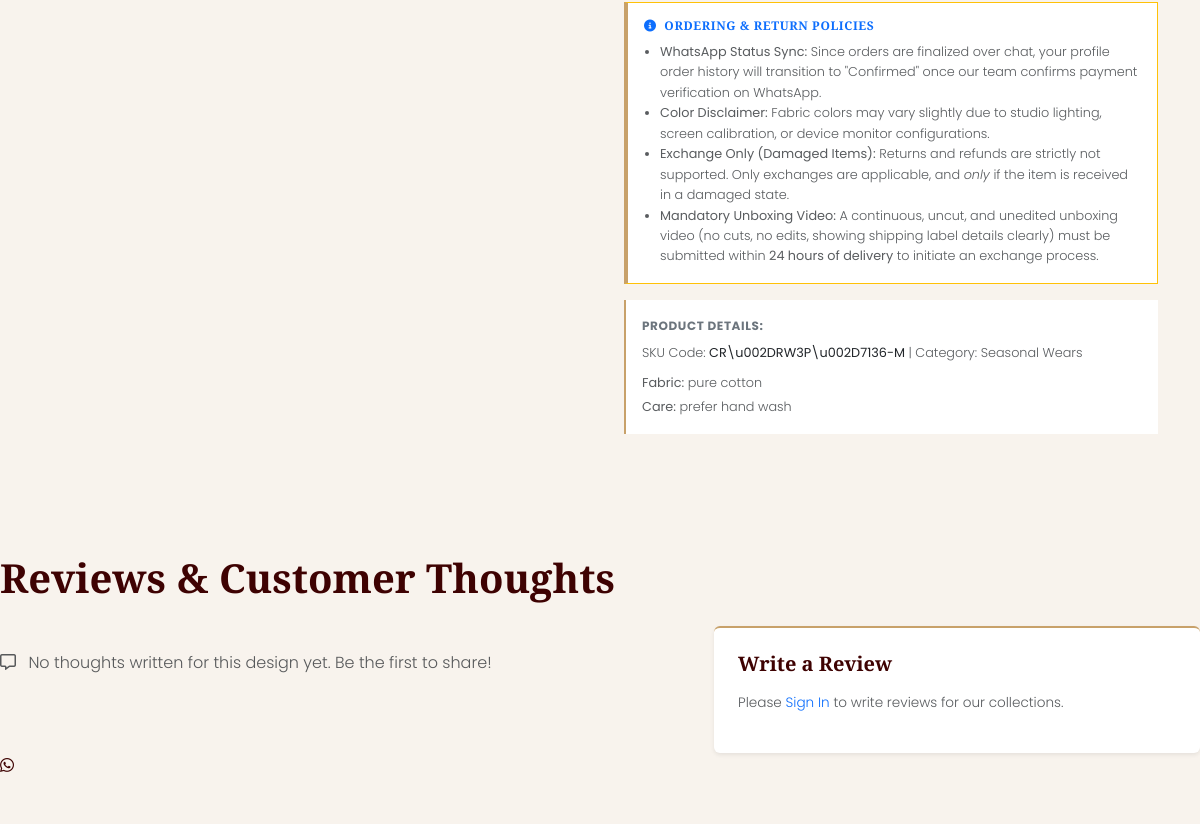
Before: /product/rose-whisper/ (middle part) with the older database file.
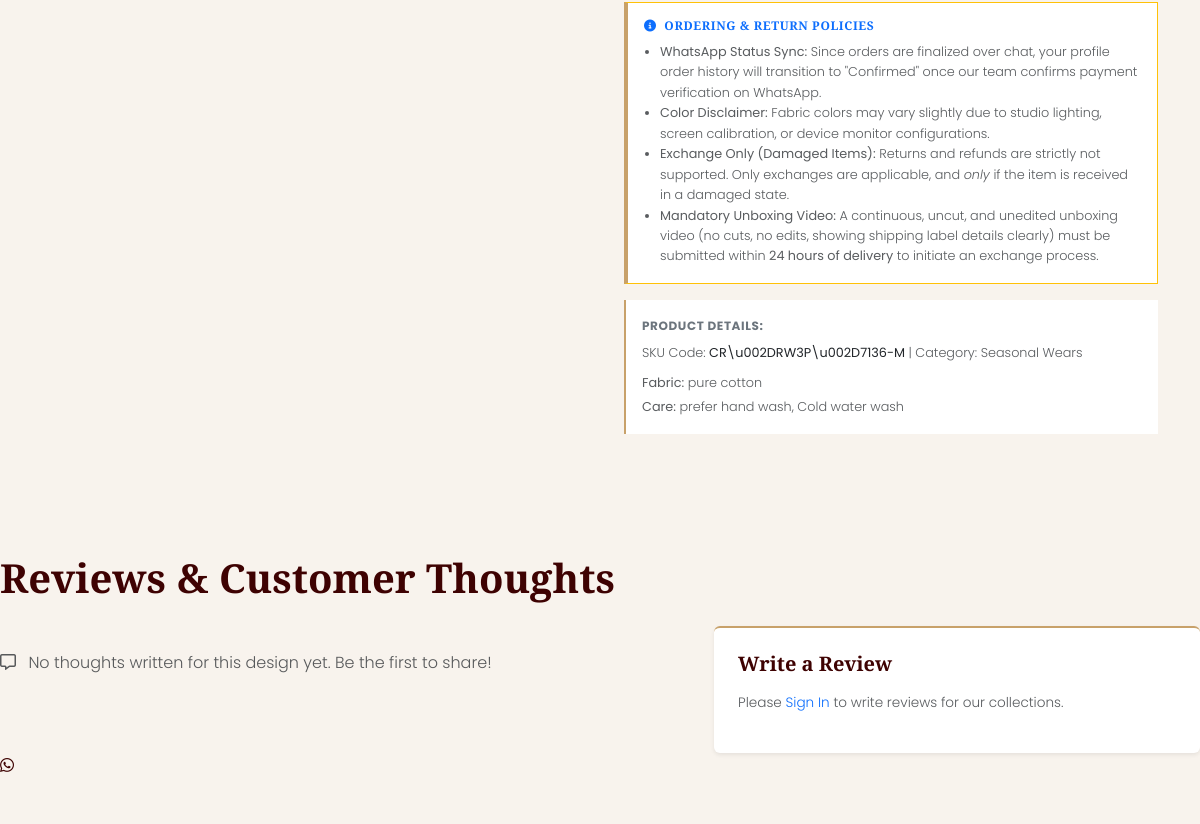
After: the same page with the newer database file.
### store/models.py (models this page shows, shortened)
class Product(models.Model):
    COLLECTION_CHOICES = [
        ("Heritage Collection", "Heritage Collection"),
        ("Cicada Signature", "Cicada Signature"),
        ("Curated Essentials", "Curated Essentials")
    ]
    category = models.ForeignKey(Category, on_delete=models.CASCADE, related_name='products')
    name = models.CharField(max_length=200)
    slug = models.SlugField(max_length=250, unique=True, blank=True)
    sku = models.CharField(max_length=50, unique=True, verbose_name="Product Code")
    description = models.TextField()
    base_price = models.DecimalField(max_digits=10, decimal_places=2)
    sale_price = models.DecimalField(max_digits=10, decimal_places=2, null=True, blank=True, help_text="Promotional discounted price")
    shipping_charge = models.DecimalField(max_digits=10, decimal_places=2, default=0.00, verbose_name="Shipping Charge")
    fabric_details = models.TextField(blank=True)
    care_instructions = models.TextField(blank=True)
    collection = models.CharField(max_length=100, default="Cicada Signature", choices=COLLECTION_CHOICES)
    is_featured = models.BooleanField(default=False)
    is_seasonal = models.BooleanField(default=False)
    is_cicada_wear = models.BooleanField(default=False)
    created_at = models.DateTimeField(auto_now_add=True)
    updated_at = models.DateTimeField(auto_now=True)
    @property
    def price(self):
        if self.sale_price is not None:
            return self.sale_price
        return self.base_price
    @property
    def average_rating(self):
        approved_reviews = self.reviews.filter(is_approved=True)
        if approved_reviews.exists():
            return round(sum(r.rating for r in approved_reviews) / approved_reviews.count(), 1)
        return 0.0

class Category(models.Model):
    name = models.CharField(max_length=100)
    slug = models.SlugField(max_length=120, unique=True, blank=True)
    description = models.TextField(blank=True)
    image = models.ImageField(upload_to='categories/', blank=True, null=True)
    is_active = models.BooleanField(default=True)
    class Meta:
        verbose_name_plural = "Categories"

### store/views.py (the view, shortened to what this page needs)
# urls.py: path('product/<slug:slug>/', views.product_detail, name='product_detail'),
def product_detail(request, slug):
    product = get_object_or_404(Product, slug=slug)
    variants = product.variants.all()
    approved_reviews = product.reviews.filter(is_approved=True)
    action = request.GET.get('action')
    in_wishlist = False
    if request.user.is_authenticated:
        in_wishlist = Wishlist.objects.filter(user=request.user, product=product).exists()
    review_form = ReviewForm()
    return render(request, 'store/product_detail.html', {
        'product': product,
        'variants': variants,
        'reviews': approved_reviews,
        'in_wishlist': in_wishlist,
        'review_form': review_form,
    })

### store/context_processors.py (called while the page is built)
def cart_and_wishlist(request):
    if request.user.is_authenticated:
        cart, created = Cart.objects.get_or_create(user=request.user)
        cart_count = cart.items_count
        wishlist_count = Wishlist.objects.filter(user=request.user).count()
    else:
        cart_count = 0
        wishlist_count = 0
    return {
        'cart_count': cart_count,
        'wishlist_count': wishlist_count
    }

### store/models.py (called while the page is built)
    @property
    def variant_sku(self):
        if self.sku:
            return self.sku
        if self.product:
            return f"{self.product.sku}-{self.size}"
        return ""

    @property
    def price(self):
        if self.price_override is not None:
            return self.price_override
        if self.product.sale_price is not None:
            return self.product.sale_price
        return self.product.base_price

### store/templates/store/product_detail.html (shortened to what the changed rows need)
{% extends 'store/base.html' %}
{% load static %}
{% block content %}
<div class="container py-5"
     x-data="{
        variants: [
            {% for v in variants %}
            { id: {{ v.id }}, size: '{{ v.size }}', color: '{{ v.color }}', stock: {{ v.stock }}, price: {{ v.price }}, sku: '{{ v.variant_sku }}' }{% if not forloop.last %},{% endif %}
            {% endfor %}
        ],
        activeSize: '{{ variants.0.size }}',
        activeColor: '{{ variants.0.color }}',
        quantity: 1,
        get activeVariant() {
            return this.variants.find(v => v.size === this.activeSize && v.color === this.activeColor) || null;
        },
        get availableColors() {
            let colors = this.variants.filter(v => v.size === this.activeSize).map(v => v.color);
            return [...new Set(colors)];
        },
        get availableSizes() {
            let sizes = this.variants.map(v => v.size);
            return [...new Set(sizes)];
        },
        isSizeOutOfStock(sz) {
            let v = this.variants.find(item => item.size === sz && item.color === this.activeColor);
            if (!v) v = this.variants.find(item => item.size === sz);
            return v ? v.stock <= 0 : false;
        }
     }">
    <div class="row g-5">
        <div class="col-md-6">
            <div class="mt-3 p-3 bg-white" style="border-left: 2px solid var(--gold);">
                <span class="d-block font-body fw-bold text-uppercase text-secondary mb-1" style="font-size:0.75rem; letter-spacing:0.05em;">Product Details:</span>
                <span class="text-muted" style="font-size:0.8rem;">SKU Code: <strong class="text-dark" x-text="activeVariant ? activeVariant.sku : '{{ product.sku }}'">{{ product.sku }}</strong> | Category: {{ product.category.name }}</span>
                {% if product.fabric_details %}
                    <span class="d-block text-muted mt-2" style="font-size:0.8rem;"><strong>Fabric:</strong> {{ product.fabric_details }}</span>
                {% endif %}
                {% if product.care_instructions %}
                    <span class="d-block text-muted mt-1" style="font-size:0.8rem;"><strong>Care:</strong> {{ product.care_instructions }}</span>
                {% endif %}
            </div>
        </div>
    </div>
</div>
<div class="row mt-5 pt-4">
    <div class="col-12">
        <h2 class="font-display display-6 mb-4">Reviews & Customer Thoughts</h2>
    </div>
</div>
{% endblock %}

Changed rows visible on the page:
changed Product "pure cotton": care_instructions "prefer hand wash" → "prefer hand wash, Cold water wash"
